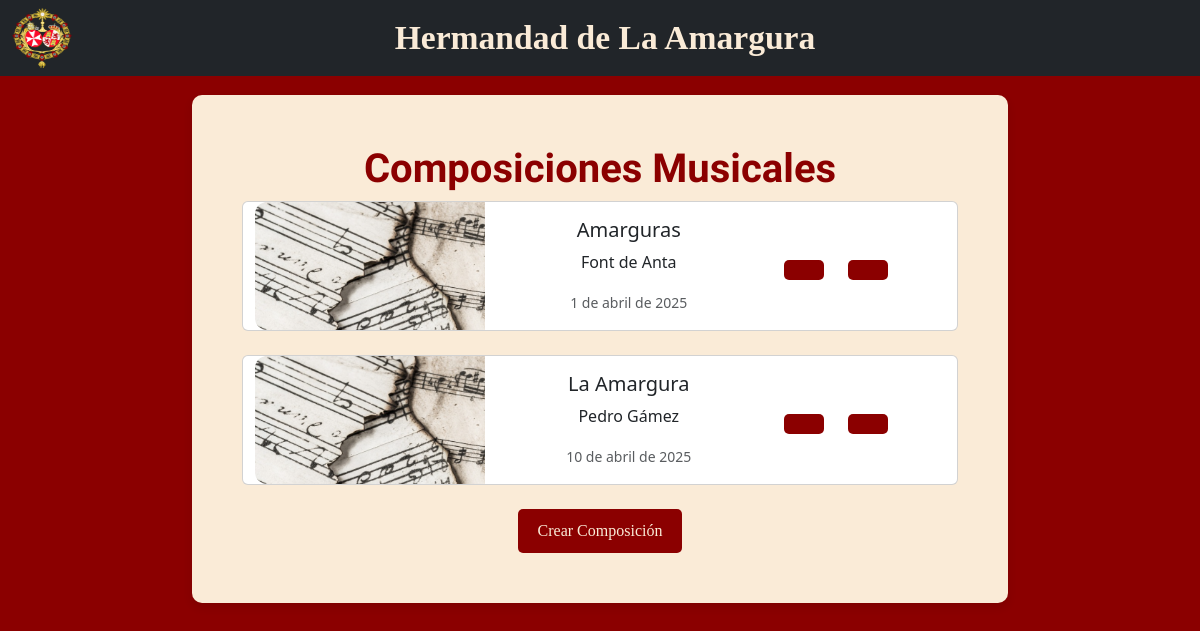
Page /composiciones_musicales/ on the committed database.
### hermandapp/models.py (models this page shows, shortened)
class ComposicionMusical(models.Model):
    nombre = models.CharField(max_length=200)
    autor = models.CharField(max_length=150)
    fecha_creacion = models.DateField()
    es_marcha_procesional = models.BooleanField(default=True)

### hermandapp/views.py (the view)
# urls.py: path('composiciones_musicales/', go_composiciones, name='composiciones'),
def go_composiciones(request):
    lista_composiciones = ComposicionMusical.objects.all()
    return render(request, 'composiciones.html', {'composiciones': lista_composiciones})

### templates/composiciones.html
{% extends 'base.html' %}
{% load bootstrap_icons %}
{% load static %}
{% block content %}
    <h1>Composiciones Musicales</h1>
    <div class="container text-center">
        {% for c in composiciones %}
            <div class="row">
                <div class="card mb-12">
                    <div class="row g-0">
                        <div class="col-md-4">
                            <img src="{% static 'images/fondo_composiciones.png' %}" class="custom-img"
                                 alt="...">
                        </div>
                        <div class="col-md-5">
                            <div class="card-body">
                                <h5 class="card-title">{{ c.nombre }}</h5>
                                <p class="card-text">{{ c.autor }}</p>
                                <p class="card-text"><small class="text-muted">{{ c.fecha_creacion }}</small></p>
                            </div>
                        </div>
                        <div class="col-md-2  alinear-final">
                            <div class="row centrar" >
                                <div class="col-md-6">
                                    <a href="{% url 'new_composicion' id=c.id %}" class="mb-2">
                                        <button class="btn-amargura">{% bs_icon 'pen' %}</button>
                                    </a>
                                </div>
                                <div class="col-md-6">
                                    <a href="{% url 'eliminar' id=c.id %}">
                                        <button class="btn-amargura">{% bs_icon 'trash' %}</button>
                                    </a>
                                </div>
                            </div>
                        </div>
                    </div>
                </div>
            </div>
            <br>
        {% endfor %}
    </div>
    <a href="{% url 'new_composicion' id=0 %}">
        <button class="btn-amargura">Crear Composición</button>
    </a>
{% endblock %}

### static/css/global.css (style rules this page uses)
h1 { font-family: 'Dancing Script', cursive; font-size: 2.5rem; font-weight: 700; text-align: center; color: darkred; }
.btn-amargura { background-color: darkred; color: antiquewhite; padding: 10px 20px; border-radius: 5px; font-family: 'Cinzel', serif; font-size: 16px; border: none; cursor: pointer; transition: background 0.3s; }
.custom-img { width: 100%; height: 100%; object-fit: cover; border-top-left-radius: 12px; border-bottom-left-radius: 12px; }
.centrar { display: flex; justify-content: center; align-items: center; }
.alinear-final { display: flex; justify-content: right; align-items: center; }
.card .row { height: 100%; }
.card .col-md-4 img { height: 100%; object-fit: cover; }

### rows in the picture
ComposicionMusical: nombre "Amarguras", autor "Font de Anta", fecha_creacion "1 de abril de 2025"
ComposicionMusical: nombre "La Amargura", autor "Pedro Gámez", fecha_creacion "10 de abril de 2025"
